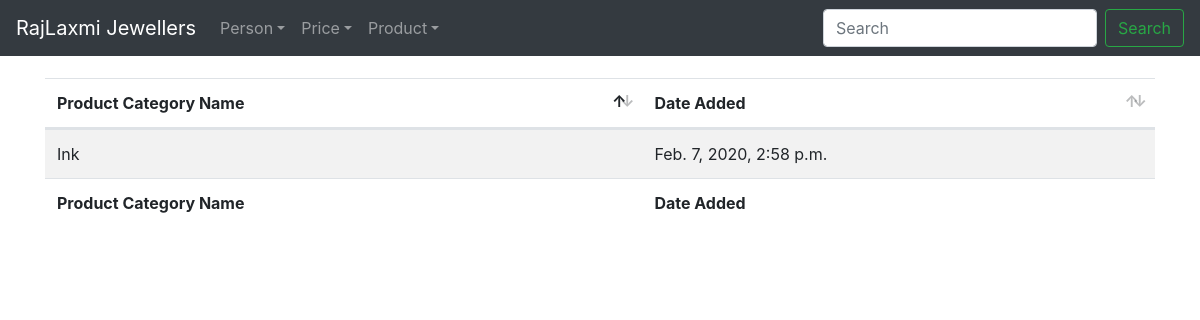
/product/category/detail/2/, run on an earlier commit of the app's database.
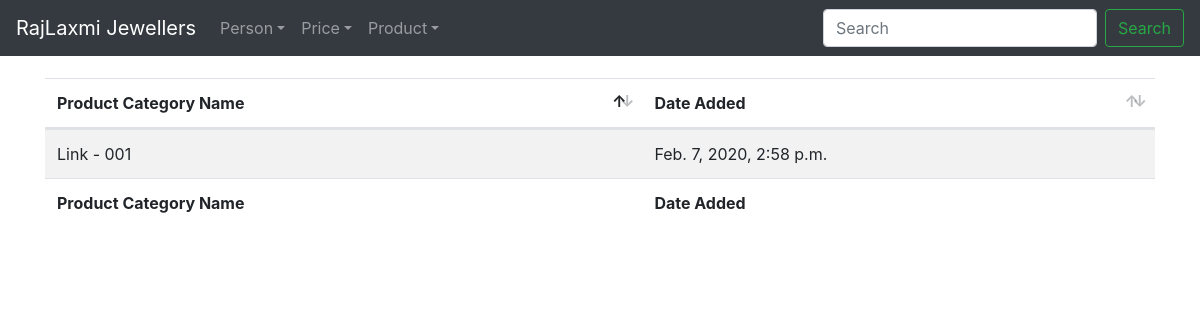
And on a later commit of the database.
### product/models.py (models this page shows, shortened)
class ProductCategory(models.Model):
	p_category = RegexValidator(regex="^([A-Za-z0-9\-\ ]+)$",
								message="Only Letters, Numbers and Hyphen(-) Allowed")
	product_category = models.CharField(max_length=50, unique=True,
										validators=[p_category,
													MinLengthValidator(limit_value=3),
													MaxLengthValidator(limit_value=50), ])
	date_added = models.DateTimeField(auto_now_add=True)

### product/views.py (the view)
# urls.py: path("category/detail/<int:pk>/", DetailProductCategoryView.as_view(), name="product-category-detail"),
class DetailProductCategoryView(DetailView):
	model = ProductCategory

### product/templates/product/productcategory_detail.html (shortened to what this page needs)
{% extends "base.html" %}
{% block content %}
<table id="product_category_table" class="table table-hover table-striped" style="width:100%">
	<thead>
		<tr>
			<th>Product Category Name</th>
			<th>Date Added</th>
		</tr>
	</thead>
	<tbody>
		<tr>
			<td>{{ productcategory.product_category }}</td>
			<td>{{ productcategory.date_added }}</td>
		</tr>
	</tbody>
	<tfoot>
		<tr>
			<th>Product Category Name</th>
			<th>Date Added</th>
		</tr>
	</tfoot>
</table>
{% endblock content %}

What changed in the data, as far as the page shows it:
changed ProductCategory: product_category "Ink" → "Link - 001"
